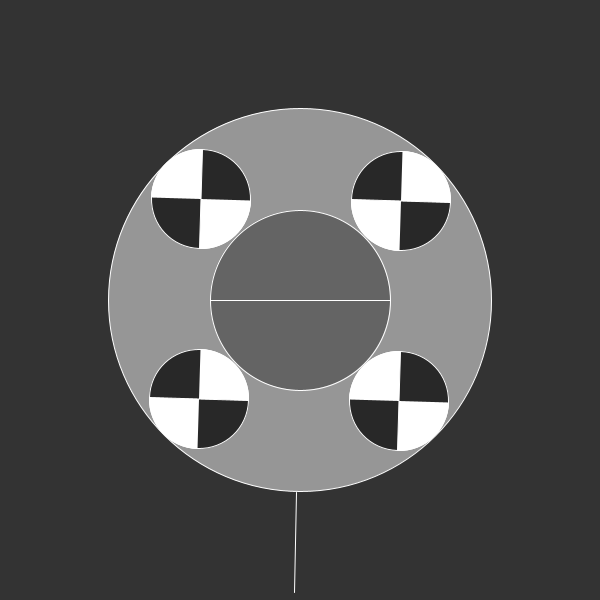
Frame 1 (no input)
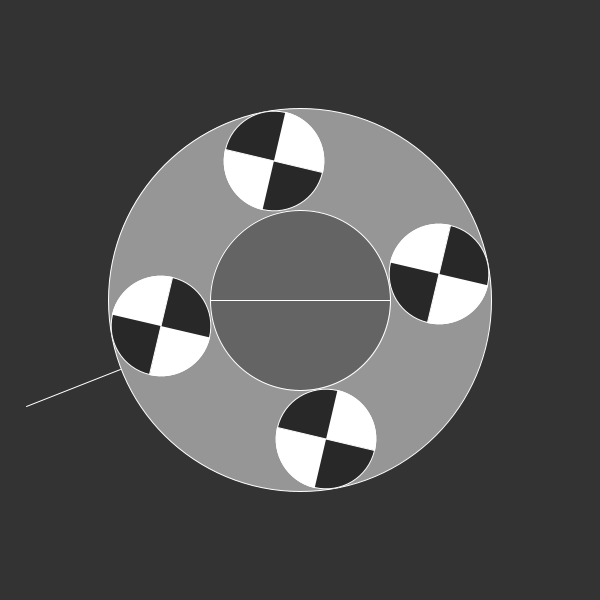
Frame 60 (the mouse pressed at the canvas centre just before this capture)
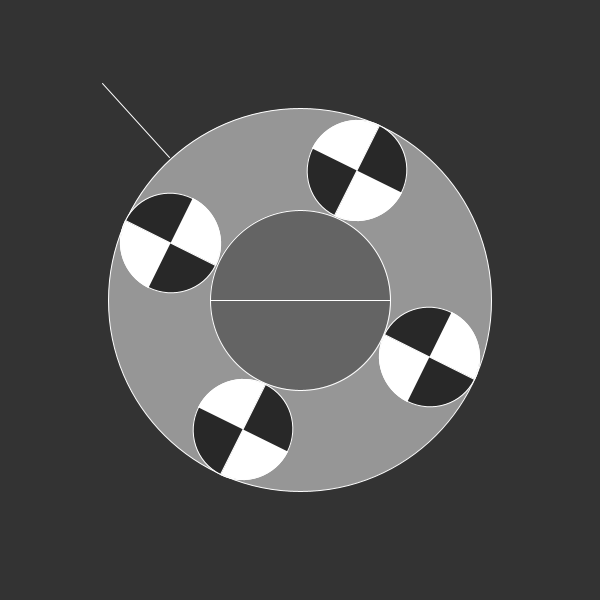
Frame 120 (the mouse held since frame 60 and released just before this capture)

The Processing sketch that drew these frames (run headless with seeded random() and noise(); from frame 60 on, the mouse is pressed at the canvas centre):

// Processing sketch: processing_25711
// ── processing_25711.pde


float t=0;// time
float delta=0.02;//time step
void setup() 
{
  size(600, 600);
  background(51);
  stroke(255);
  smooth();
  frameRate(60);

}

void draw() 
{
  t=(t+delta);
  if(t>4*PI){
    t=0;
  }
  background(51);

  // inner and outer circle
  fill(150);
  ellipse(300,300,383,383);
  fill(100);
  ellipse(300,300,180,180);
  line(210,300,390,300);

  fill(40);
  pushMatrix();
  translate(300,300);
  rotate(t/2);
  translate(100,100);
  rotate(t);
  murmel();
  popMatrix();

  pushMatrix();
  translate(300,300);
  rotate(t/2+PI);
  translate(100,100);
  rotate(t);
  murmel();
  popMatrix();

  pushMatrix();
  translate(300,300);
  rotate(t/2+PI/2);
  translate(100,100);
  rotate(t);
  murmel();
  popMatrix();

  pushMatrix();
  translate(300,300);
  rotate(t/2-PI/2);
  translate(100,100);
  rotate(t);
  murmel();
  popMatrix();

  pushMatrix();
  translate(300,300);
  rotate(t);
  translate(0,243);
  line(0,-50,0,50);
  popMatrix();
}

void murmel(){
  ellipse(0,0,100,100);
  fill(255);
  arc(0,0,100,100,0,PI/2);
  arc(0,0,100,100,PI,3*PI/2);
  fill(40);
  
  line (0,-50,0,50);
}
